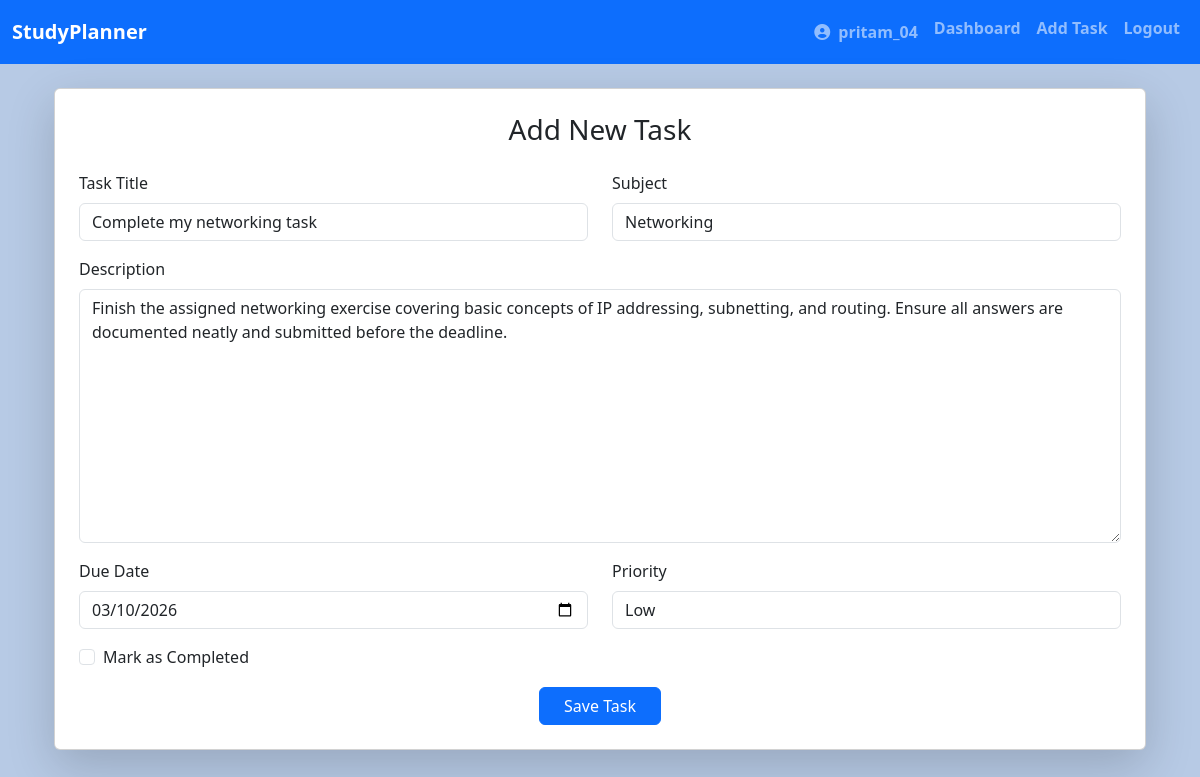
/edit/6/ (signed in), run on the app's committed database.
### task_manager/models.py (models this page shows, shortened)
class Task_details(models.Model):
    user=models.ForeignKey(User, on_delete=models.CASCADE)
    task_title = models.CharField(max_length=100)
    description = models.TextField()
    subject = models.CharField(max_length=100)
    due_date = models.DateField()
    priority = models.CharField(
        max_length=10,
        choices=[
           ( 'Low' , 'Low'),
           ('Medium','Medium'),
           ('High','High')
        ]
    )
    isCompelete = models.BooleanField(default=False)
    created = models.DateTimeField(auto_now_add=True)

### task_manager/views.py (the view)
# urls.py: path('edit/<int:id>/', views.edit_btn, name='edit_btn'),
@login_required
def edit_btn(request, id):
    if request.user.is_superuser:
        task = get_object_or_404(Task_details, id=id)
    else:
        task = get_object_or_404(Task_details, id=id, user=request.user)
    if request.method == "POST":
        form = Task_form(request.POST, instance=task)
        if form.is_valid():
            form.save()
            return redirect('dashboard')
    else:
        form = Task_form(instance=task)
    return render(request, 'add_task.html', {'form': form})

### task_manager/forms.py
class Task_form(forms.ModelForm):
    class Meta:
        model = Task_details
        fields = [
            'task_title',
            'description',
            'subject',
            'due_date',
            'priority',
            'isCompelete'
        ]
        widgets = {
            'task_title': forms.TextInput(attrs={'class': 'form-control'}),
            'description': forms.Textarea(attrs={'class': 'form-control'}),
            'subject': forms.TextInput(attrs={'class': 'form-control'}),
            'due_date': forms.DateInput(attrs={'class': 'form-control', 'type': 'date'}),
            'priority': forms.Select(attrs={'class': 'form-control'}),
            'isCompelete': forms.CheckboxInput(attrs={'class': 'form-check-input'}),
        }

### template/add_task.html (shortened to what this page needs)
{% extends 'base.html' %} {% block content %}
<div class="container mt-4">
  <div class="card shadow-lg p-4">
    <h3 class="mb-4 text-center">Add New Task</h3>
    <form method="POST">
      <div class="row">
        <div class="col-md-6 mb-3">
          <label class="form-label">Task Title</label>
          {{ form.task_title }}
        </div>
        <div class="col-md-6 mb-3">
          <label class="form-label">Subject</label>
          {{ form.subject }}
        </div>
        <div class="col-12 mb-3">
          <label class="form-label">Description</label>
          {{ form.description }}
        </div>
        <div class="col-md-6 mb-3">
          <label class="form-label">Due Date</label>
          {{ form.due_date }}
        </div>
        <div class="col-md-6 mb-3">
          <label class="form-label">Priority</label>
          {{ form.priority }}
        </div>
        <div class="col-12 mb-3">
          <div class="form-check">
            {{ form.isCompelete }}
            <label class="form-check-label">Mark as Completed</label>
          </div>
        </div>
      </div>
      <div class="text-center">
        <button class="btn btn-primary px-4">Save Task</button>
      </div>
    </form>
  </div>
</div>
{% endblock %}

### template/base.html (shortened to what this page needs)
<!DOCTYPE html>
<html lang="en">
<head>
    <link href="https://cdn.jsdelivr.net/npm/bootstrap@5.3.2/dist/css/bootstrap.min.css" rel="stylesheet">
    <link href="https://cdnjs.cloudflare.com/ajax/libs/font-awesome/6.5.1/css/all.min.css" rel="stylesheet">
</head>
<body>
<nav class="navbar navbar-expand-lg navbar-dark bg-primary">
    <div class="container-fluid">
        <a class="navbar-brand fw-bold" href={% url 'dashboard' %}>StudyPlanner</a>
        <div class="collapse navbar-collapse">
            <ul class="navbar-nav ms-auto">
                <li class="nav-item fw-bold"><a class="nav-link"> <i class="fas fa-user-circle m-2"> </i>{{user.username}}</a></li>
                <li class="nav-item fw-bold"><a class="nav-link" href={% url 'dashboard'  %}>Dashboard</a></li>
                <li class="nav-item fw-bold"><a class="nav-link" href={% url 'add_task' %}>Add Task</a></li>
                <li class="nav-item fw-bold"><a class="nav-link" href={% url 'signup' %}>Logout</a></li>
            </ul>
        </div>
    </div>
</nav>
<div class="container mt-4">
    {% block content %}
    {% endblock %}
</div>
</body>
</html>

### template/base.html (style rules this page uses)
body { background-color: #b7cae5; }

### data on the page
Task_details: task_title "Complete my networking task", subject "Networking", description "Finish the assigned networking exercise covering basic concepts of IP addressing, subnetting, and routing. Ensure all answers are documented neatly and submitted before the deadline.", due_date "03/10/2026", priority "Low"

### other printed values
{{ user.username }} "pritam_04"
